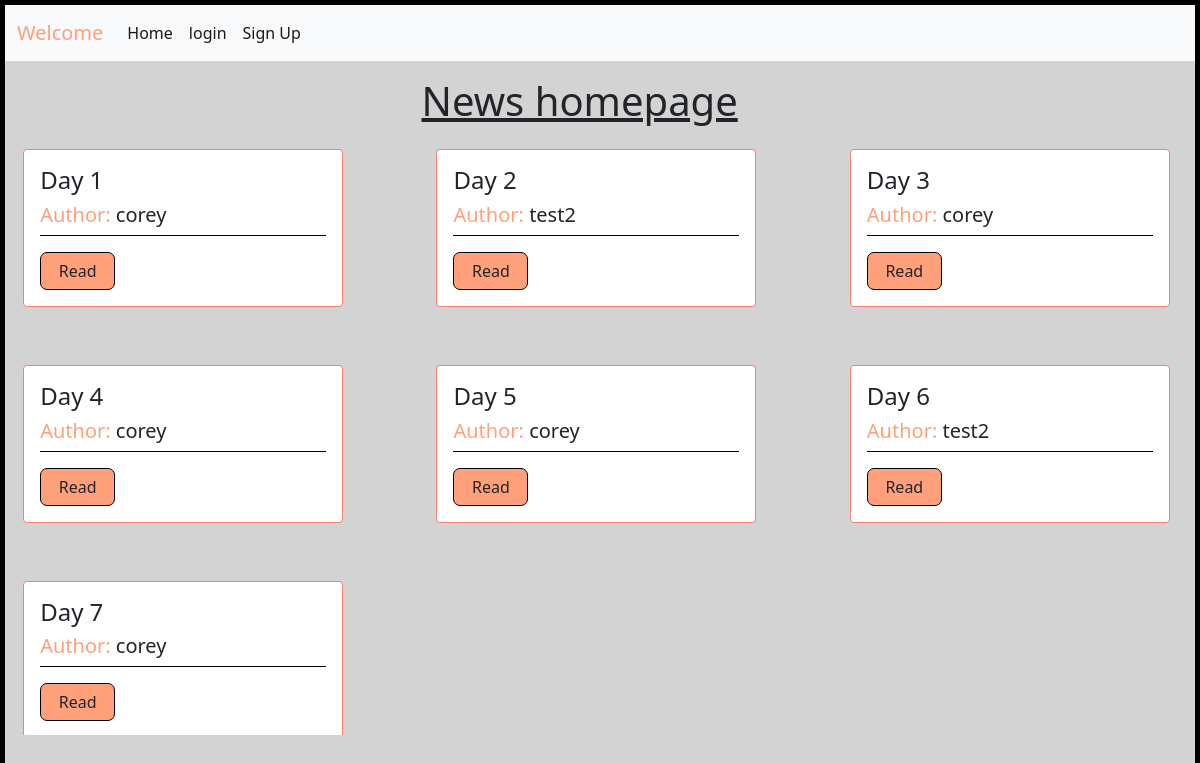
/articles/articles, run on an earlier commit of the app's database.
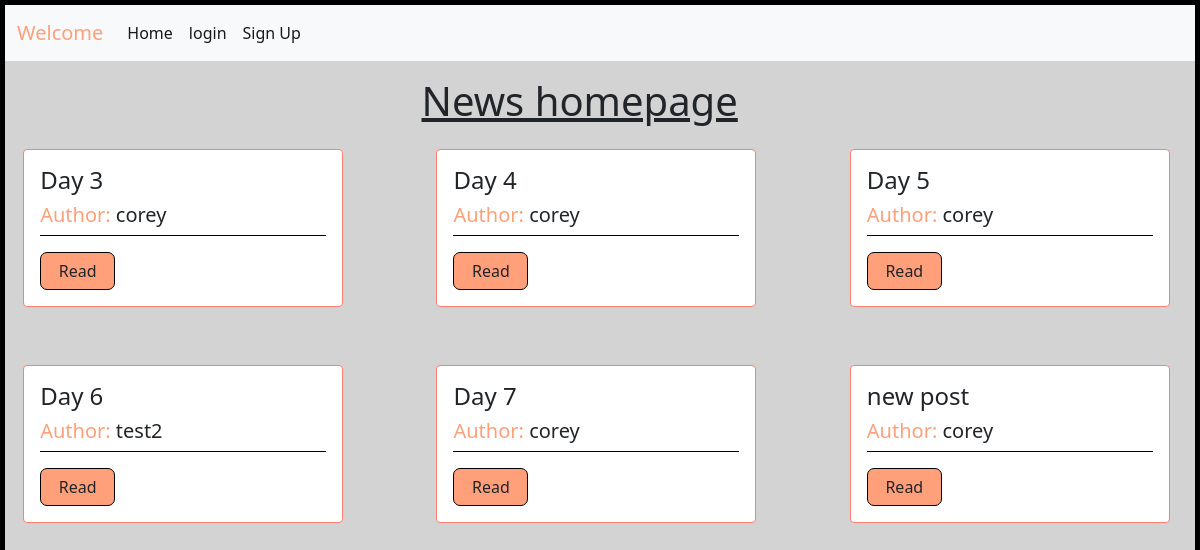
And on a later commit of the database.
### articles/models.py (models this page shows, shortened)
class Article(models.Model):
    title = models.CharField(max_length=200)
    author = models.ForeignKey(
        get_user_model(),
        on_delete=models.CASCADE,
    )
    body = models.TextField()
    date = models.DateTimeField(auto_now_add=True)

### accounts/models.py (models this page shows)
class CustomUser(AbstractUser):
    age = models.PositiveIntegerField(null=True, blank=True)

### articles/views.py (the view)
class ArticleListView(ListView):
    model = Article
    template_name = "home.html"

### templates/home.html (shortened to what this page needs)
{% extends 'base.html' %}
{% block content %}
<h1 class="list-header">News homepage</h1>
<div class="all-blogs">
    {% for article in object_list %}
            <div class="card" style="width: 20rem;">
                <div class="card-body">
                    <div class="card-title">
                        <h4> {{ article.title }}</h4>
                        <h5><span>Author: </span> {{ article.author }}</h5>
                    </div>
                    <div class="links">
                        <a href="{% url 'article_detail' article.id %}" class="btn">Read</a>
                    </div>
                </div>
            </div>
    {% endfor %}
</div>
{% endblock content %}

What changed in the data, as far as the page shows it:
removed Article: title "Day 1", author "corey"
removed Article: title "Day 2", author "test2"
added Article: title "new post", author "corey"
